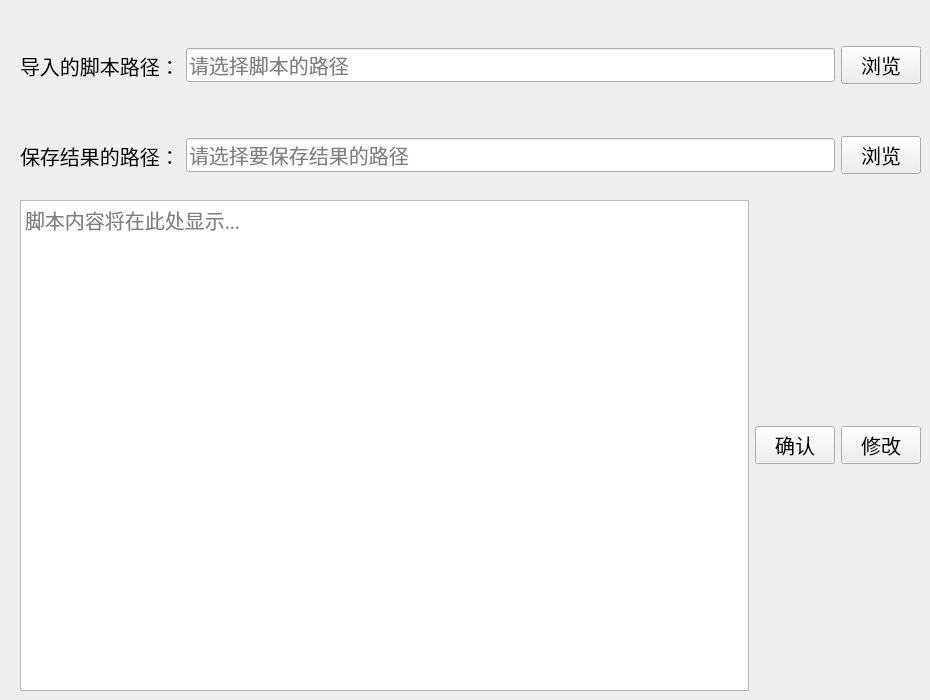
    <widget class="QWidget" name="tab_6">
     <attribute name="title">
      <string>脚本输入</string>
     </attribute>
     <widget class="QWidget" name="horizontalLayoutWidget">
      <property name="geometry">
       <rect>
        <x>20</x>
        <y>30</y>
        <width>901</width>
        <height>71</height>
       </rect>
      </property>
      <property name="font">
       <font>
        <family>Calibri</family>
        <pointsize>15</pointsize>
       </font>
      </property>
      <layout class="QHBoxLayout" name="horizontalLayout">
       <item>
        <widget class="QLabel" name="label_40">
         <property name="font">
          <font>
           <family>Calibri</family>
           <pointsize>15</pointsize>
          </font>
         </property>
         <property name="text">
          <string>导入的脚本路径：</string>
         </property>
        </widget>
       </item>
       <item>
        <widget class="QLineEdit" name="lineEdit_Scripts">
         <property name="font">
          <font>
           <family>Calibri</family>
           <pointsize>15</pointsize>
          </font>
         </property>
         <property name="placeholderText">
          <string>请选择脚本的路径</string>
         </property>
        </widget>
       </item>
       <item>
        <widget class="QPushButton" name="Button_ScriptsBrowse">
         <property name="font">
          <font>
           <family>Calibri</family>
           <pointsize>15</pointsize>
          </font>
         </property>
         <property name="text">
          <string>浏览</string>
         </property>
        </widget>
       </item>
      </layout>
     </widget>
     <widget class="QWidget" name="horizontalLayoutWidget_2">
      <property name="geometry">
       <rect>
        <x>20</x>
        <y>200</y>
        <width>901</width>
        <height>491</height>
       </rect>
      </property>
      <property name="font">
       <font>
        <family>Calibri</family>
        <pointsize>15</pointsize>
       </font>
      </property>
      <layout class="QHBoxLayout" name="horizontalLayout_2">
       <item>
        <widget class="QTextEdit" name="textEdit_Scripts">
         <property name="font">
          <font>
           <family>Calibri</family>
           <pointsize>15</pointsize>
          </font>
         </property>
         <property name="placeholderText">
          <string>脚本内容将在此处显示...</string>
         </property>
        </widget>
       </item>
       <item>
        <widget class="QPushButton" name="Button_scriptConfirm">
         <property name="font">
          <font>
           <family>Calibri</family>
           <pointsize>15</pointsize>
          </font>
         </property>
         <property name="text">
          <string>确认</string>
         </property>
        </widget>
       </item>
       <item>
        <widget class="QPushButton" name="Button_scriptUpdate">
         <property name="font">
          <font>
           <family>Calibri</family>
           <pointsize>15</pointsize>
          </font>
         </property>
         <property name="text">
          <string>修改</string>
         </property>
        </widget>
       </item>
       <item>
        <layout class="QVBoxLayout" name="verticalLayout"/>
       </item>
      </layout>
     </widget>
     <widget class="QWidget" name="horizontalLayoutWidget_3">
      <property name="geometry">
       <rect>
        <x>20</x>
        <y>120</y>
        <width>901</width>
        <height>71</height>
       </rect>
      </property>
      <property name="font">
       <font>
        <family>Calibri</family>
        <pointsize>15</pointsize>
       </font>
      </property>
      <layout class="QHBoxLayout" name="horizontalLayout_3">
       <item>
        <widget class="QLabel" name="label_42">
         <property name="font">
          <font>
           <family>Calibri</family>
           <pointsize>15</pointsize>
          </font>
         </property>
         <property name="text">
          <string>保存结果的路径：</string>
         </property>
        </widget>
       </item>
       <item>
        <widget class="QLineEdit" name="lineEdit_SaveResult">
         <property name="font">
          <font>
           <family>Calibri</family>
           <pointsize>15</pointsize>
          </font>
         </property>
         <property name="placeholderText">
          <string>请选择要保存结果的路径</string>
         </property>
        </widget>
       </item>
       <item>
        <widget class="QPushButton" name="Button_SaveResultBrowse">
         <property name="font">
          <font>
           <family>Calibri</family>
           <pointsize>15</pointsize>
          </font>
         </property>
         <property name="text">
          <string>浏览</string>
         </property>
        </widget>
       </item>
      </layout>
     </widget>
    </widget>
